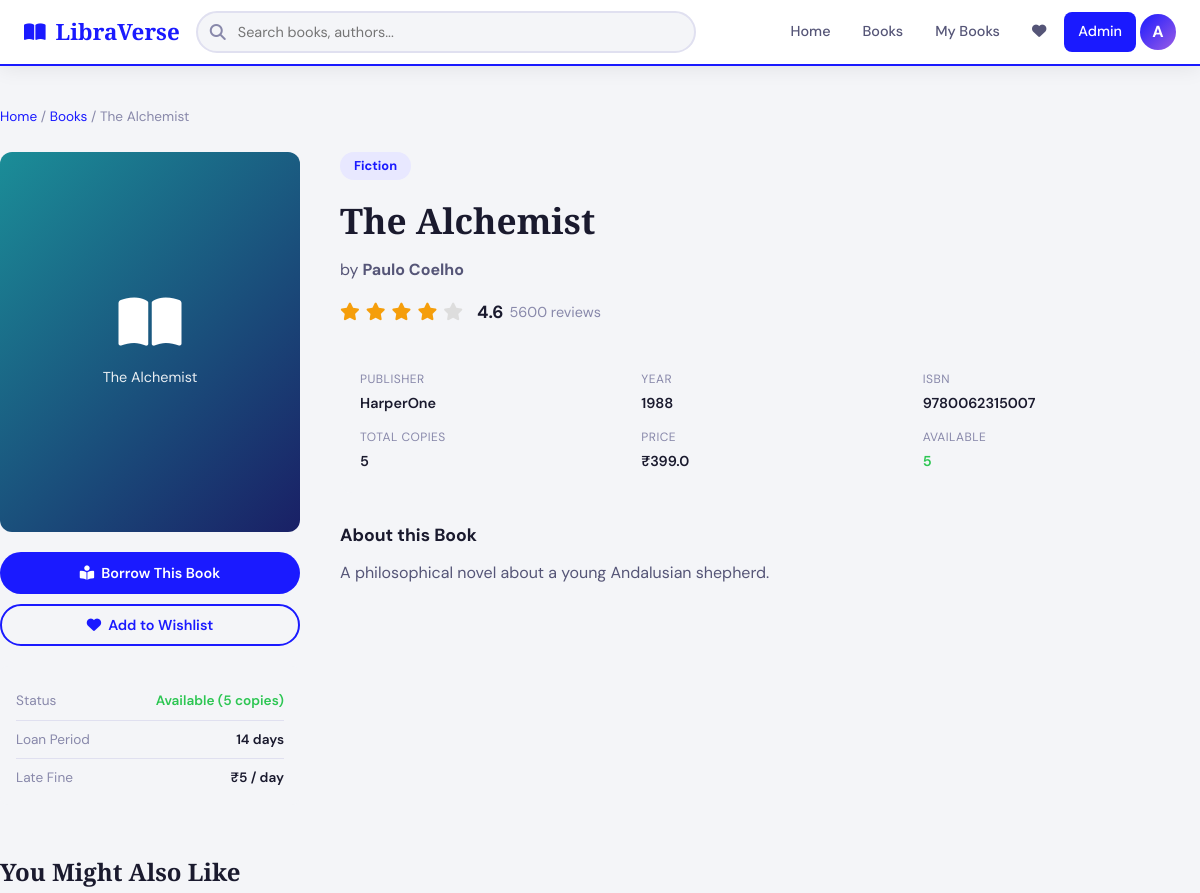
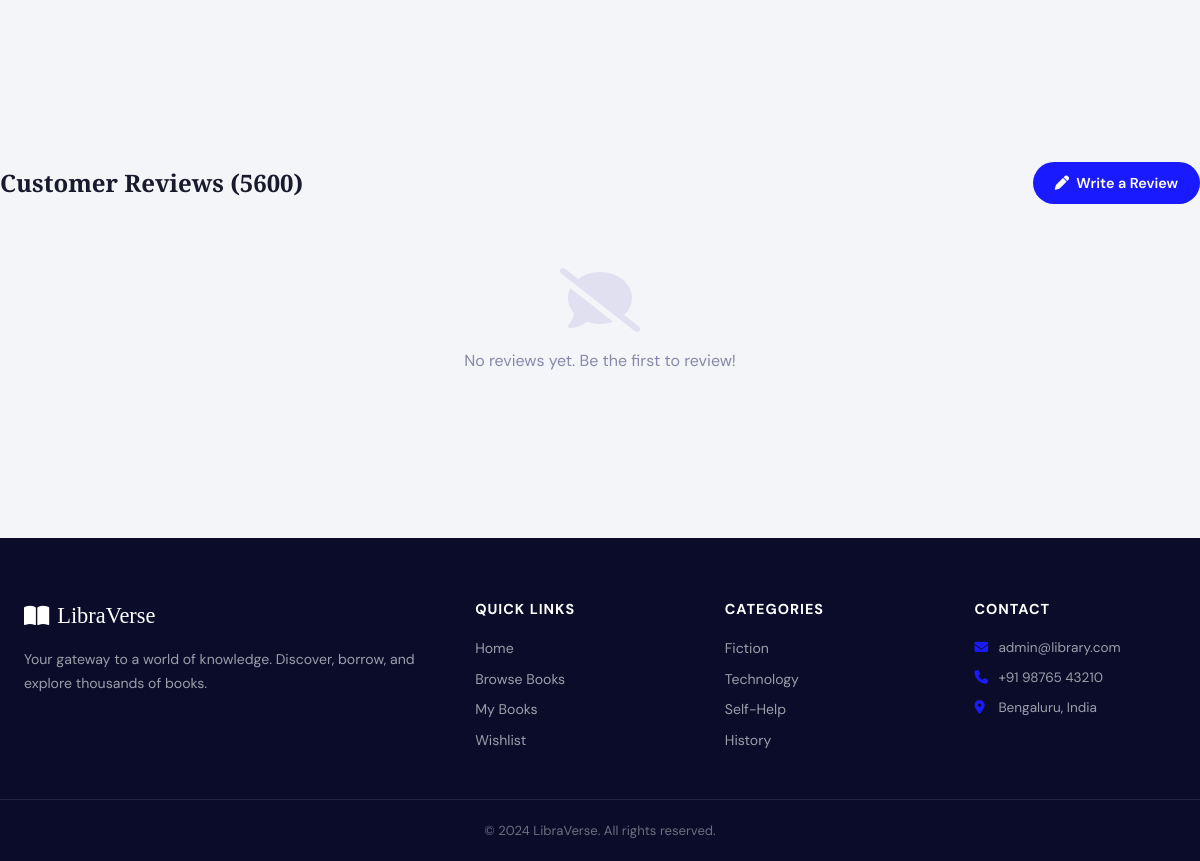
The page /book/5 (signed in) on the database its author committed (2 pictures, top to bottom).
### tables this page shows
CREATE TABLE books (
            id INTEGER PRIMARY KEY AUTOINCREMENT,
            title TEXT NOT NULL,
            author TEXT NOT NULL,
            isbn TEXT UNIQUE,
            category TEXT,
            publisher TEXT,
            year INTEGER,
            total_copies INTEGER DEFAULT 1,
            available_copies INTEGER DEFAULT 1,
            price REAL DEFAULT 0,
            cover_image TEXT DEFAULT 'book_default.png',
            description TEXT,
            rating REAL DEFAULT 0,
            reviews_count INTEGER DEFAULT 0,
            added_date TEXT DEFAULT CURRENT_DATE
        );

### app.py (the view)
@app.route('/book/<int:book_id>')
def book_detail(book_id):
    if 'user_id' not in session:
        return redirect(url_for('login'))
    conn = get_db()
    book = conn.execute("SELECT * FROM books WHERE id=?", (book_id,)).fetchone()
    reviews = conn.execute("""
        SELECT r.*, u.name as user_name FROM reviews r
        JOIN users u ON r.user_id = u.id
        WHERE r.book_id=? ORDER BY r.date DESC
    """, (book_id,)).fetchall()
    in_wishlist = conn.execute("SELECT id FROM wishlist WHERE user_id=? AND book_id=?",
                               (session['user_id'], book_id)).fetchone()
    related = conn.execute("SELECT * FROM books WHERE category=? AND id!=? LIMIT 4",
                           (book['category'], book_id)).fetchall()
    conn.close()
    return render_template('book_detail.html', book=book, reviews=reviews,
                           in_wishlist=bool(in_wishlist), related=related)

### app.py (called while the page is built)
def get_db():
    conn = sqlite3.connect(DB_PATH)
    conn.row_factory = sqlite3.Row
    return conn

### templates/book_detail.html (shortened to what this page needs)
{% extends "base.html" %}
{% block content %}
<div class="container book-detail-page">
    <div class="breadcrumb">
        <a href="{{ url_for('index') }}">Home</a> /
        <a href="{{ url_for('books') }}">Books</a> /
        <span>{{ book.title }}</span>
    </div>
    <div class="book-detail-grid">
        <div class="book-detail-cover">
            <div class="detail-cover-img" style="background: linear-gradient(135deg, hsl({{ book.id * 37 }}, 70%, 35%), hsl({{ book.id * 37 + 50 }}, 60%, 25%))">
                <i class="fas fa-book-open"></i>
                <span>{{ book.title }}</span>
            </div>
            <div class="detail-actions">
                <button class="btn btn-primary btn-full borrow-main-btn" id="borrowBtn" onclick="borrowBook({{ book.id }})">
                    <i class="fas fa-book-reader"></i> Borrow This Book
                </button>
                <button class="btn btn-outline btn-full wishlist-main-btn {% if in_wishlist %}active{% endif %}" onclick="toggleWishlist({{ book.id }}, this)">
                    <i class="fas fa-heart"></i> {{ 'Remove from Wishlist' if in_wishlist else 'Add to Wishlist' }}
                </button>
            </div>
            <div class="detail-quick-info">
                <div class="qi-item">
                    <span class="qi-label">Status</span>
                    <span class="qi-value {% if book.available_copies > 0 %}text-green{% else %}text-red{% endif %}">
                        {{ 'Available (' + book.available_copies|string + ' copies)' if book.available_copies > 0 else 'Not Available' }}
                    </span>
                </div>
                <div class="qi-item">
                    <span class="qi-label">Loan Period</span>
                    <span class="qi-value">14 days</span>
                </div>
                <div class="qi-item">
                    <span class="qi-label">Late Fine</span>
                    <span class="qi-value">₹5 / day</span>
                </div>
            </div>
        </div>
        <div class="book-detail-info">
            <span class="book-cat-badge">{{ book.category }}</span>
            <h1 class="detail-title">{{ book.title }}</h1>
            <p class="detail-author">by <strong>{{ book.author }}</strong></p>
            <div class="detail-rating">
                {% for i in range(5) %}
                <i class="fas fa-star {% if i < book.rating|int %}star-filled{% else %}star-empty{% endif %}"></i>
                {% endfor %}
                <span class="rating-num">{{ book.rating }}</span>
                <span class="rating-count">{{ book.reviews_count }} reviews</span>
            </div>
            <div class="detail-meta-grid">
                <div class="dm-item"><span class="dm-label">Publisher</span><span class="dm-value">{{ book.publisher or 'N/A' }}</span></div>
                <div class="dm-item"><span class="dm-label">Year</span><span class="dm-value">{{ book.year or 'N/A' }}</span></div>
                <div class="dm-item"><span class="dm-label">ISBN</span><span class="dm-value">{{ book.isbn or 'N/A' }}</span></div>
                <div class="dm-item"><span class="dm-label">Total Copies</span><span class="dm-value">{{ book.total_copies }}</span></div>
                <div class="dm-item"><span class="dm-label">Price</span><span class="dm-value">₹{{ book.price }}</span></div>
                <div class="dm-item"><span class="dm-label">Available</span><span class="dm-value text-green">{{ book.available_copies }}</span></div>
            </div>
            <div class="detail-description">
                <h3>About this Book</h3>
                <p>{{ book.description or 'No description available.' }}</p>
            </div>
        </div>
    </div>
    {% if related %}
    <div class="related-section">
        <h2>You Might Also Like</h2>
        <div class="books-row">
        </div>
    </div>
    {% endif %}
    <div class="reviews-section">
        <div class="reviews-header">
            <h2>Customer Reviews ({{ book.reviews_count }})</h2>
            <button class="btn btn-primary" onclick="document.getElementById('reviewModal').style.display='flex'">
                <i class="fas fa-pen"></i> Write a Review
            </button>
        </div>
        {% if reviews %}
        <div class="reviews-list">
            {% for rev in reviews %}
            <div class="review-card">
                <div class="review-header">
                    <div class="reviewer-avatar">{{ rev.user_name[0]|upper }}</div>
                    <div class="reviewer-info">
                        <strong>{{ rev.user_name }}</strong>
                        <span>{{ rev.date }}</span>
                    </div>
                    <div class="review-stars">
                        {% for i in range(5) %}<i class="fas fa-star {% if i < rev.rating %}star-filled{% endif %}"></i>{% endfor %}
                    </div>
                </div>
                <p class="review-text">{{ rev.comment }}</p>
            </div>
            {% endfor %}
        </div>
        {% else %}
        <div class="empty-state small">
            <i class="fas fa-comment-slash"></i>
            <p>No reviews yet. Be the first to review!</p>
        </div>
        {% endif %}
    </div>
</div>
{% endblock %}

### static/css/style.css (style rules this page uses)
:root { --primary: #1a1aff; --primary-dark: #0000cc; --primary-light: #e8e8ff; --accent: #ff6b35; --accent2: #ffd60a; --bg: #f4f5f8; --bg2: #ffffff; --bg3: #0b0c2a; --text: #1a1a2e; --text2: #555577; --text3: #8888aa; --border: #e0e0f0; --card-shadow: 0 2px 16px rgba(26,26,255,0.07); --card-shadow-hover: 0 8px 32px rgba(26,26,255,0.15); --radius: 12px; --radius-sm: 8px; --green: #2dc653; --red: #e63946; --orange: #f77f00; }
* { box-sizing: border-box; margin: 0; padding: 0; }
html { scroll-behavior: smooth; }
body { font-family: 'DM Sans', sans-serif; background: var(--bg); color: var(--text); line-height: 1.6; }
.btn { display: inline-flex; align-items: center; gap: 7px; padding: 10px 20px; border-radius: 50px; font-family: inherit; font-size: 0.9rem; font-weight: 600; cursor: pointer; text-decoration: none; border: 2px solid transparent; transition: all .2s; white-space: nowrap; }
.btn-primary { background: var(--primary); color: white; }
.btn-outline { border-color: var(--primary); color: var(--primary); background: transparent; }
.btn-full { width: 100%; justify-content: center; }
.container { max-width: 1400px; margin: 0 auto; padding: 0 24px; }
.books-row { display: grid; grid-template-columns: repeat(auto-fill, minmax(280px, 1fr)); gap: 16px; }
.book-detail-page { padding: 40px 0; }
.breadcrumb { font-size: 0.85rem; color: var(--text3); margin-bottom: 24px; }
.breadcrumb a { color: var(--primary); text-decoration: none; }
.book-detail-grid { display: grid; grid-template-columns: 300px 1fr; gap: 40px; margin-bottom: 48px; }
.detail-cover-img { width: 100%; height: 380px; border-radius: var(--radius); display: flex; flex-direction: column; align-items: center; justify-content: center; gap: 16px; color: white; font-size: 3.5rem; margin-bottom: 20px; }
.detail-cover-img span { font-size: 0.9rem; text-align: center; padding: 0 20px; opacity: 0.9; }
.detail-actions { display: flex; flex-direction: column; gap: 10px; margin-bottom: 20px; }
.detail-quick-info { background: var(--bg); border-radius: var(--radius-sm); padding: 16px; }
.qi-item { display: flex; justify-content: space-between; padding: 8px 0; border-bottom: 1px solid var(--border); font-size: 0.85rem; }
.qi-item:last-child { border: none; padding-bottom: 0; }
.qi-label { color: var(--text3); }
.qi-value { font-weight: 600; }
.text-green { color: var(--green); }
.book-cat-badge { display: inline-block; background: var(--primary-light); color: var(--primary); padding: 4px 14px; border-radius: 50px; font-size: 0.8rem; font-weight: 700; margin-bottom: 12px; }
.detail-title { font-family: 'Playfair Display', serif; font-size: 2.2rem; margin-bottom: 8px; }
.detail-author { font-size: 1rem; color: var(--text2); margin-bottom: 16px; }
.detail-rating { display: flex; align-items: center; gap: 6px; margin-bottom: 24px; }
.detail-rating i { font-size: 1.1rem; color: #ddd; }
.star-filled { color: #f59e0b !important; }
.star-empty { color: #ddd; }
.rating-num { font-size: 1.1rem; font-weight: 700; margin-left: 8px; }
.rating-count { color: var(--text3); font-size: 0.9rem; }
.detail-meta-grid { display: grid; grid-template-columns: 1fr 1fr 1fr; gap: 12px 24px; margin-bottom: 28px; padding: 20px; background: var(--bg); border-radius: var(--radius); }
.dm-item { display: flex; flex-direction: column; gap: 3px; }
.dm-label { font-size: 0.75rem; color: var(--text3); text-transform: uppercase; letter-spacing: 0.5px; }
.dm-value { font-size: 0.9rem; font-weight: 600; }
.detail-description h3 { font-size: 1.1rem; margin-bottom: 10px; }
.detail-description p { color: var(--text2); line-height: 1.7; }
.reviews-section { margin-top: 48px; }
.reviews-header { display: flex; align-items: center; justify-content: space-between; margin-bottom: 24px; }
.reviews-header h2 { font-family: 'Playfair Display', serif; font-size: 1.5rem; }
.related-section { margin-top: 48px; }
.related-section h2 { font-family: 'Playfair Display', serif; font-size: 1.5rem; margin-bottom: 20px; }
.empty-state { text-align: center; padding: 80px 20px; }
.empty-state i { font-size: 4rem; color: var(--border); margin-bottom: 16px; display: block; }
.empty-state p { color: var(--text3); margin-bottom: 24px; }
.empty-state.small { padding: 40px 20px; }

### rows shown on the page
books: title "The Alchemist", available_copies "Available (5 copies)", category "Fiction", author "Paulo Coelho", rating "4.6", reviews_count "5600", publisher "HarperOne", year "1988", isbn "9780062315007", total_copies "5", price "399.0", available_copies "5", description "A philosophical novel about a young Andalusian shepherd."

### other values the page prints
{{ session.user_name[0] | upper }} "A"
{{ 'Remove from Wishlist' if in_wishlist else 'Add to Wishlist' }} "Add to Wishlist"
